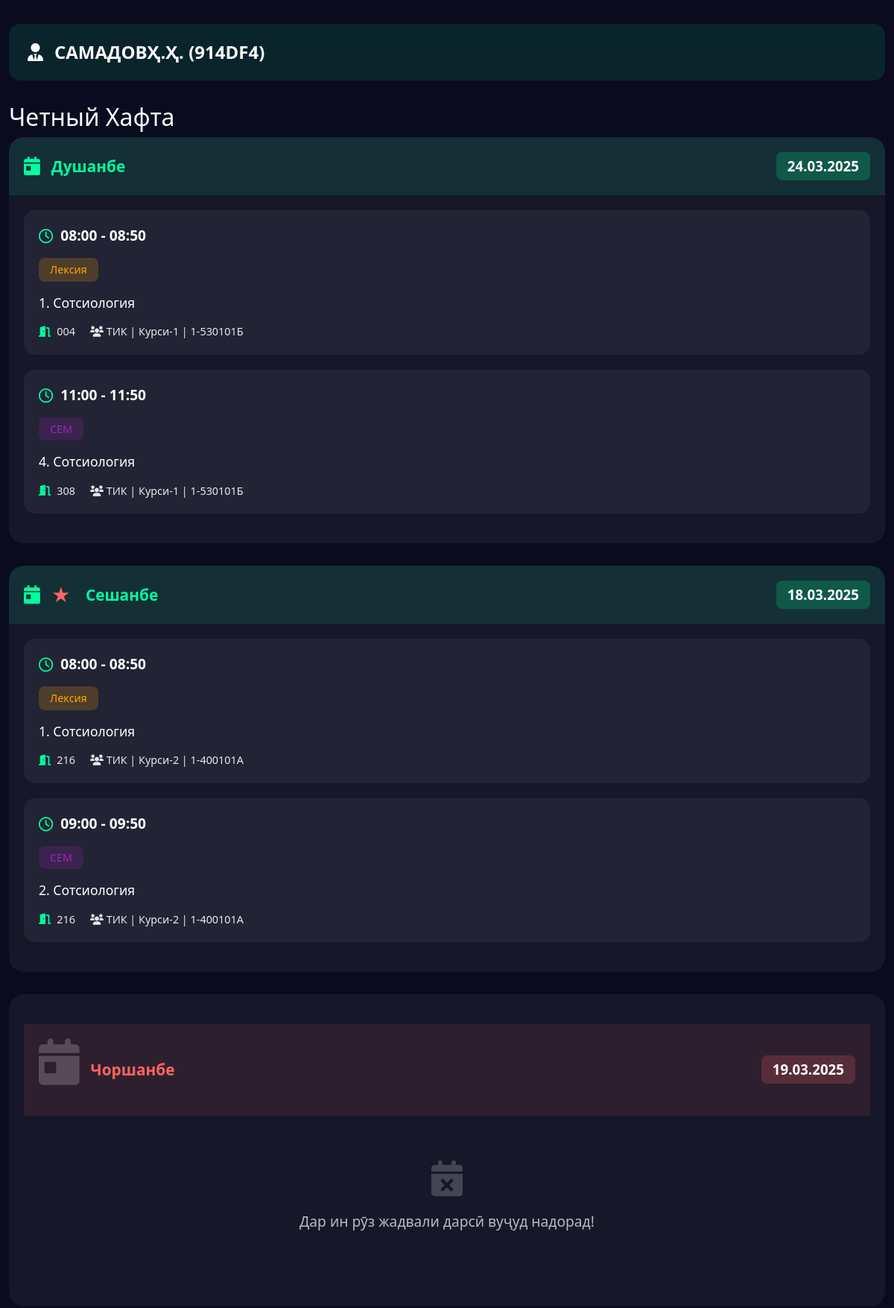
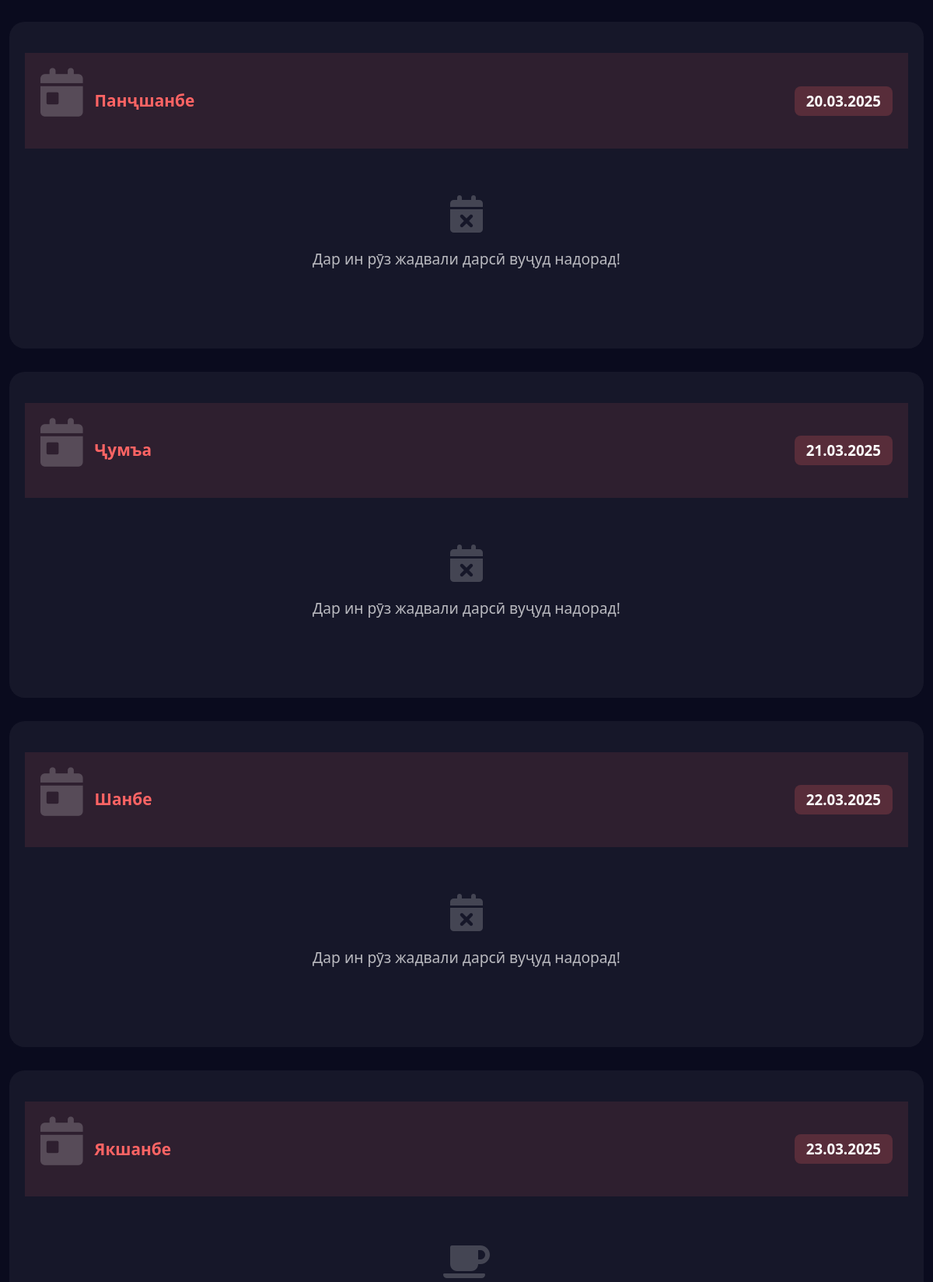
The app's page /teacher/914DF4 (upper part) with its own data (2 pictures, top to bottom).
### tables this page shows
CREATE TABLE teachers (
        id INTEGER PRIMARY KEY AUTOINCREMENT,
        teacher_name TEXT NOT NULL UNIQUE,
        teacher_code TEXT NOT NULL
    );

CREATE TABLE schedules (
        id INTEGER PRIMARY KEY AUTOINCREMENT,
        faculty TEXT NOT NULL,
        course TEXT NOT NULL,
        "group" TEXT NOT NULL,
        day TEXT NOT NULL,
        lesson_time TEXT NOT NULL,
        lesson_type TEXT,
        subject TEXT NOT NULL,
        teacher TEXT NOT NULL,
        room TEXT NOT NULL,
        week_type TEXT NOT NULL CHECK (week_type IN ('Четный', 'Нечетный'))
    );

### app.py (the view)
@app.route('/teacher/<teacher_code>')
def show_teacher_schedule(teacher_code):
    conn = get_db_connection()
    try:
        teacher = conn.execute('SELECT teacher_name FROM teachers WHERE teacher_code=?', (teacher_code,)).fetchone()
        if not teacher:
            flash('Noto‘g‘ri muallim kodi!', 'danger')
            return redirect(url_for('main'))
        teacher_name = teacher['teacher_name']
        lessons = conn.execute('SELECT * FROM schedules').fetchall()
        current_week_type = get_week_type()
        week_types = ['Четный', 'Нечетный'] if current_week_type == 'Четный' else ['Нечетный', 'Четный']
        schedule = {week_type: {} for week_type in week_types}
        week_dates = get_current_week_dates()
        ordered_days = DAYS_OF_WEEK  # Dushanbe birinchi keladi
        today = datetime.today().strftime('%d.%m.%Y')
        current_day = DAYS_OF_WEEK[datetime.today().weekday()]
        for week_type in week_types:
            for day_name in ordered_days:
                schedule[week_type][day_name] = {
                    'date': week_dates[day_name],
                    'weekday': DAYS_OF_WEEK.index(day_name),
                    'lessons': [],
                    'is_today': day_name == current_day and week_dates[day_name] == today and week_type == current_week_type
                }
        for lesson in lessons:
            lesson_teacher = lesson['teacher']
            normalized_lesson_teacher = normalize_teacher_name(lesson_teacher)
            if are_names_similar(normalized_lesson_teacher, teacher_name, threshold=0.85):
                day_name = lesson['day']
                week_type = lesson['week_type']
                if day_name in schedule[week_type]:
                    schedule[week_type][day_name]['lessons'].append({
                        'time': lesson['lesson_time'],
                        'type': lesson['lesson_type'],
                        'subject': lesson['subject'],
                        'room': lesson['room'],
                        'group': f"{lesson['faculty']} | {lesson['course']} | {lesson['group']}"
                    })
    finally:
        conn.close()
    return render_template('teacher_schedule.html', schedule=schedule, teacher_name=teacher_name, teacher_code=teacher_code)

### app.py (called while the page is built)
def get_db_connection():
    conn = sqlite3.connect(DB_PATH)
    conn.row_factory = sqlite3.Row
    return conn

def normalize_teacher_name(teacher_name):
    teacher_name = teacher_name.strip()
    prefixes = ["н.и техникӣ", "н.и.иқтисодӣ", "н.и.", "дотс.", "проф.", "техникӣ", "иқтисодӣ", "доц.", "профессор", "профессори", "доцент", "доценти","таърих", "таърихи", "мудири"]
    for prefix in prefixes:
        if prefix in teacher_name:
            teacher_name = teacher_name.replace(prefix, "").strip()
    parts = teacher_name.split()
    if len(parts) == 1:  # Faqat familiya
        return parts[0]  # "Қосимов"
    elif len(parts) > 1 and parts[-1].replace(".", "").isupper():
        return " ".join(parts[-2:])  # "Қосимов А.А"
    return teacher_name

def are_names_similar(name1, name2, threshold=0.8):
    similarity = difflib.SequenceMatcher(None, name1, name2).ratio()
    return similarity >= threshold

def get_current_week_dates():
    today = datetime.now()
    week_dates = {}
    for i in range(7):  # Bugundan boshlab 7 kun
        target_date = today + timedelta(days=i)
        weekday_num = target_date.weekday()
        day_name = DAYS_OF_WEEK[weekday_num]
        week_dates[day_name] = target_date.strftime("%d.%m.%Y")
    return week_dates

def get_week_type():
    today = datetime.today()
    week_number = today.isocalendar()[1]
    return 'Четный' if week_number % 2 == 0 else 'Нечетный'

### templates/teacher_schedule.html (shortened to what this page needs)
<!DOCTYPE html>
<html lang="tg">
<head>
    <link href="https://cdn.jsdelivr.net/npm/bootstrap@5.3.0/dist/css/bootstrap.min.css" rel="stylesheet">
    <link href="https://cdnjs.cloudflare.com/ajax/libs/font-awesome/6.0.0/css/all.min.css" rel="stylesheet">
    <link href="{{ url_for('static', filename='css/styles.css') }}" rel="stylesheet">
</head>
<body>
    <div class="container">
        <div class="group-header">
            <i class="fas fa-user-tie"></i>
            <span class="group-name">{{ teacher_name }} ({{ teacher_code }})</span>
        </div>
        {% for week_type, days in schedule.items() %}
            <form name="{{ week_type }}">
                <div class="week-section">
                    <h2>{{ week_type }} Хафта</h2>
                    {% for day_name, data in days.items() %}
                        <div class="day-card {% if data.lessons|length > 0 %}has-lessons{% else %}no-lessons{% endif %}">
                            <div class="day-header">
                                <i class="fas fa-calendar-day"></i>
                                {% if data.is_today %}
                                    <span class="today-marker">★</span>
                                {% endif %}
                                <span class="day-name">{{ day_name }}</span>
                                <span class="day-date">{{ data.date }}</span>
                            </div>
                            <div class="lessons-container">
                                {% if data.weekday == 6 %}
                                    <div class="no-lessons sunday">
                                        <i class="fas fa-coffee"></i>
                                    </div>
                                {% elif data.lessons|length > 0 %}
                                    {% for lesson in data.lessons %}
                                        <div class="lesson-card">
                                            <div class="lesson-time">
                                                <i class="far fa-clock clock-icon"></i>
                                                {{ lesson.time }}
                                            </div>
                                            <div class="lesson-type {{ lesson.type|lower }}">
                                                {{ lesson.type }}
                                            </div>
                                            <div class="lesson-subject">
                                                {{ lesson.subject }}
                                            </div>
                                            <div class="lesson-details">
                                                <div class="lesson-room">
                                                    <i class="fas fa-door-open"></i>
                                                    {{ lesson.room }}
                                                </div>
                                                <div class="lesson-group">
                                                    <i class="fas fa-users"></i>
                                                    {{ lesson.group }}
                                                </div>
                                            </div>
                                        </div>
                                    {% endfor %}
                                {% else %}
                                    <div class="no-lessons">
                                        <i class="fas fa-calendar-xmark"></i>
                                        <p>Дар ин рӯз жадвали дарсӣ вуҷуд надорад!</p>
                                    </div>
                                {% endif %}
                            </div>
                        </div>
                    {% endfor %}
                </div>
            </form>
        {% endfor %}
    </div>
</body>
</html>

### static/css/styles.css (style rules this page uses)
body { background-color: #0a0b1e; color: #ffffff; min-height: 100vh; font-family: 'Segoe UI', system-ui, -apple-system, sans-serif; }
.container { padding-top: 2rem; padding-bottom: 2rem; max-width: 1200px; }
.group-header { display: flex; align-items: center; gap: 15px; background: rgba(0, 255, 157, 0.1); padding: 20px 25px; border-radius: 15px; margin-bottom: 30px; font-size: 1.5em; font-weight: 600; }
.group-header .group-name { color: #ffffff; text-transform: uppercase; }
form { margin-bottom: 40px; }
.day-card { background: rgba(255, 255, 255, 0.05); border-radius: 20px; margin-bottom: 30px; overflow: hidden; }
.day-card.has-lessons .day-header { background: rgba(0, 255, 157, 0.1); color: #00ff9d; }
.day-card.no-lessons .day-header { background: rgba(255, 100, 100, 0.1); color: #ff6464; }
.day-header { padding: 20px; display: flex; align-items: center; gap: 15px; font-size: 1.3em; font-weight: 600; }
.day-header i { font-size: 1.2em; }
.day-header .today-marker { font-size: 1.2em; margin-right: 5px; }
.day-card.has-lessons .day-header .today-marker { color: #ff6464; }
.day-header .day-name { margin-right: auto; }
.day-header .day-date { font-size: 0.9em; padding: 5px 15px; border-radius: 8px; color: #ffffff; }
.day-card.has-lessons .day-header .day-date { background: rgba(0, 255, 157, 0.2); }
.day-card.no-lessons .day-header .day-date { background: rgba(255, 100, 100, 0.2); }
.lessons-container { padding: 20px; }
.no-lessons { text-align: center; padding: 40px 20px; color: rgba(255, 255, 255, 0.7); }
.no-lessons i { font-size: 3em; margin-bottom: 20px; color: rgba(255, 255, 255, 0.2); }
.no-lessons p { font-size: 1.2em; margin: 0; }
.lesson-card { background: rgba(255, 255, 255, 0.05); border-radius: 15px; padding: 20px; margin-bottom: 20px; transition: transform 0.3s ease, background 0.3s ease; }
.lesson-time { font-size: 1.2em; font-weight: 600; color: #ffffff; margin-bottom: 15px; display: flex; align-items: center; gap: 10px; }
.lesson-time .clock-icon { color: #00ff9d; }
.lesson-type { display: inline-block; padding: 5px 15px; border-radius: 8px; font-size: 0.9em; margin-bottom: 15px; }
.lesson-type.лексия { background: rgba(255, 166, 0, 0.2); color: #ffa600; }
.lesson-type.сем { background: rgba(156, 39, 176, 0.2); color: #9c27b0; }
.lesson-subject { font-size: 1.1em; font-weight: 500; margin-bottom: 15px; color: #ffffff; word-break: break-word; }
.lesson-details { display: flex; gap: 20px; color: rgba(255, 255, 255, 0.9); font-size: 0.9em; }
.lesson-teacher, .lesson-room { display: flex; align-items: center; gap: 8px; }
.lesson-teacher i, .lesson-room i { color: #00ff9d; }

### records on screen
teachers: teacher_name "САМАДОВҲ.Ҳ.", teacher_code "914DF4"
schedules: time "08:00 - 08:50", type "Лексия", subject "1. Сотсиология", room "004", group "ТИК | Курси-1 | 1-530101Б"
schedules: time "11:00 - 11:50", type "СЕМ", subject "4. Сотсиология", room "308", group "ТИК | Курси-1 | 1-530101Б"
schedules: time "08:00 - 08:50", type "Лексия", subject "1. Сотсиология", room "216", group "ТИК | Курси-2 | 1-400101A"
schedules: time "09:00 - 09:50", type "СЕМ", subject "2. Сотсиология", room "216", group "ТИК | Курси-2 | 1-400101A"

### other values on screen
{{ week_type }} "Четный"
{{ day_name }} "Душанбе" "Сешанбе" "Чоршанбе" "Панҷшанбе" "Ҷумъа" "Шанбе" "Якшанбе"
{{ data.date }} "24.03.2025" "18.03.2025" "19.03.2025" "20.03.2025" "21.03.2025" "22.03.2025" "23.03.2025"
